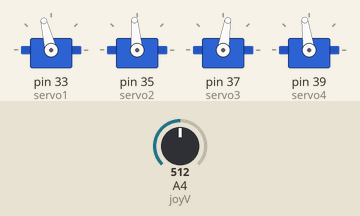
The sketch below on a simulated Arduino Mega 2560, built with avr-gcc and run on an emulated ATmega2560. Parts: 4 × servo. The inputs (shaded band) are chosen by the test bench; at power-on: A4 (joyV) = 512.

Above: at 1.2 s.
1.3 s: A4 (joyV) set to 435
2.8 s: A4 (joyV) set to 403
At 3.6 s:
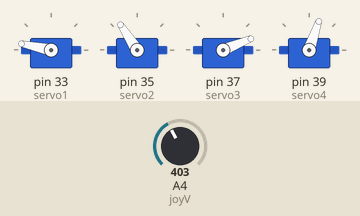
4.3 s: A4 (joyV) set to 630
At 4.8 s:
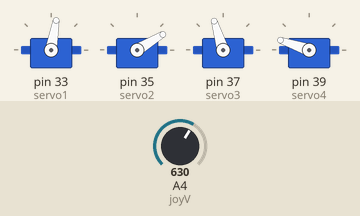
5.8 s: A4 (joyV) set to 613
At 7.0 s:
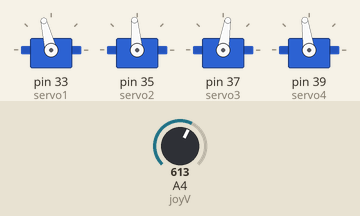
7.3 s: A4 (joyV) set to 716
At 8.3 s:
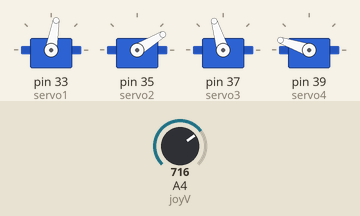
Timing chart, 0 to 9.8 s (numbered marks = the images above; inputs shaded):
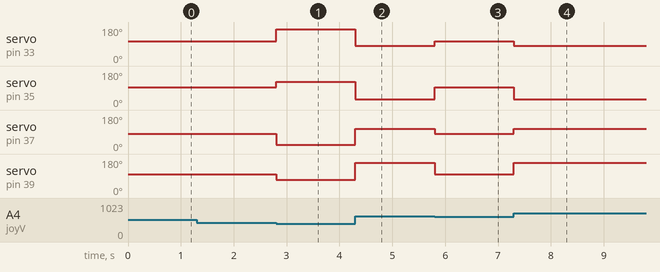

The sketch:

joystick1.ino
```cpp
#include <Servo.h>      //hinzufügen den library servo

const int joyV = 4;     // Achse X zu Pin A4

int servoVal;           // variable für joystick's position

Servo servo1, servo2, servo3, servo4; //4 servos werden verbinden

void setup() {
  // Servo
  servo1.attach(33, 900, 2100);  // servo FL
  servo2.attach(35, 900, 2100);  // servo FR
  servo3.attach(37, 900, 2100);  // servo BL
  servo4.attach(39, 900, 2100);  // servo BR
  // Serial
  Serial.begin(9600);
}

void loop(){
    servoVal = analogRead(joyV);  // lesen den wert
    /*Der Wert geht von 0 bis 1023 -> von Links nach rechts
    beim 1. Versuch liegt der Mittelwert zwischen 750-812*/
    if (servoVal <420)                  // nach Links
    {
      servo1.writeMicroseconds(2018);
      servo2.writeMicroseconds(1718);
      servo3.writeMicroseconds(1045);
      servo4.writeMicroseconds(1372);
    }
    if (servoVal >420 & servoVal <620)    // standby - geradeaus
    {
      servo1.writeMicroseconds(1595);
      servo2.writeMicroseconds(1535);
      servo3.writeMicroseconds(1440);
      servo4.writeMicroseconds(1550);
    }
    if (servoVal >620)                     // nach rechts
    {
      servo1.writeMicroseconds(1430);
      servo2.writeMicroseconds(1105);
      servo3.writeMicroseconds(1611);
      servo4.writeMicroseconds(1970);
    }
}
```

Measured:
- the behaviour switches between 420 and 419 on A4 (joyV) (found by bisection; images 0 and 1)
- the behaviour switches between 620 and 619 on A4 (joyV) (found by bisection; images 2 and 3)
- after the input at 1.3 s, every drawn part: stays the same
- after the input at 2.8 s, servo on pin 33 (servo1): 104° → 168° at once; servo on pin 35 (servo2): 95° → 123° at once; servo on pin 37 (servo3): 81° → 22° at once; servo on pin 39 (servo4): 98° → 71° at once
- after the input at 4.3 s, servo on pin 33 (servo1): 168° → 80° at once; servo on pin 35 (servo2): 123° → 31° at once; servo on pin 37 (servo3): 22° → 107° at once; servo on pin 39 (servo4): 71° → 161° at once
- after the input at 5.8 s, servo on pin 33 (servo1): 80° → 104° at once; servo on pin 35 (servo2): 31° → 95° at once; servo on pin 37 (servo3): 107° → 81° at once; servo on pin 39 (servo4): 161° → 98° at once
- after the input at 7.3 s, servo on pin 33 (servo1): 104° → 80° at once; servo on pin 35 (servo2): 95° → 31° at once; servo on pin 37 (servo3): 81° → 107° at once; servo on pin 39 (servo4): 98° → 161° at once
